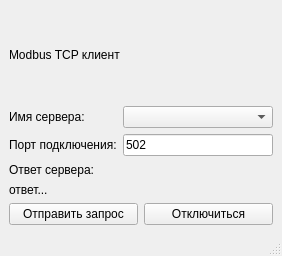
<?xml version="1.0" encoding="UTF-8"?>
<ui version="4.0">
 <class>ModbusClient</class>
 <widget class="QMainWindow" name="ModbusClient">
  <property name="geometry">
   <rect>
    <x>0</x>
    <y>0</y>
    <width>282</width>
    <height>256</height>
   </rect>
  </property>
  <property name="windowTitle">
   <string>ModbusClient</string>
  </property>
  <widget class="QWidget" name="centralwidget">
   <layout class="QVBoxLayout" name="verticalLayout">
    <item>
     <widget class="QLabel" name="label">
      <property name="text">
       <string>Modbus TCP клиент</string>
      </property>
     </widget>
    </item>
    <item>
     <layout class="QGridLayout" name="gridLayout">
      <item row="1" column="0">
       <widget class="QLabel" name="label_3">
        <property name="text">
         <string>Порт подключения:</string>
        </property>
       </widget>
      </item>
      <item row="3" column="0" colspan="2">
       <widget class="QLabel" name="lbResponse">
        <property name="text">
         <string>ответ...</string>
        </property>
       </widget>
      </item>
      <item row="0" column="0">
       <widget class="QLabel" name="label_2">
        <property name="text">
         <string>Имя сервера:</string>
        </property>
       </widget>
      </item>
      <item row="1" column="1">
       <widget class="QLineEdit" name="lePort">
        <property name="text">
         <string>502</string>
        </property>
       </widget>
      </item>
      <item row="0" column="1">
       <widget class="QComboBox" name="cbHostName"/>
      </item>
      <item row="2" column="0" colspan="2">
       <widget class="QLabel" name="label_5">
        <property name="text">
         <string>Ответ сервера:</string>
        </property>
       </widget>
      </item>
     </layout>
    </item>
    <item>
     <layout class="QHBoxLayout" name="horizontalLayout">
      <item>
       <widget class="QPushButton" name="pbSendRequest">
        <property name="text">
         <string>Отправить запрос</string>
        </property>
       </widget>
      </item>
      <item>
       <widget class="QPushButton" name="pbQuit">
        <property name="text">
         <string>Отключиться</string>
        </property>
       </widget>
      </item>
     </layout>
    </item>
   </layout>
  </widget>
  <widget class="QMenuBar" name="menubar">
   <property name="geometry">
    <rect>
     <x>0</x>
     <y>0</y>
     <width>282</width>
     <height>25</height>
    </rect>
   </property>
  </widget>
  <widget class="QStatusBar" name="statusbar"/>
 </widget>
 <resources/>
 <connections/>
</ui>
